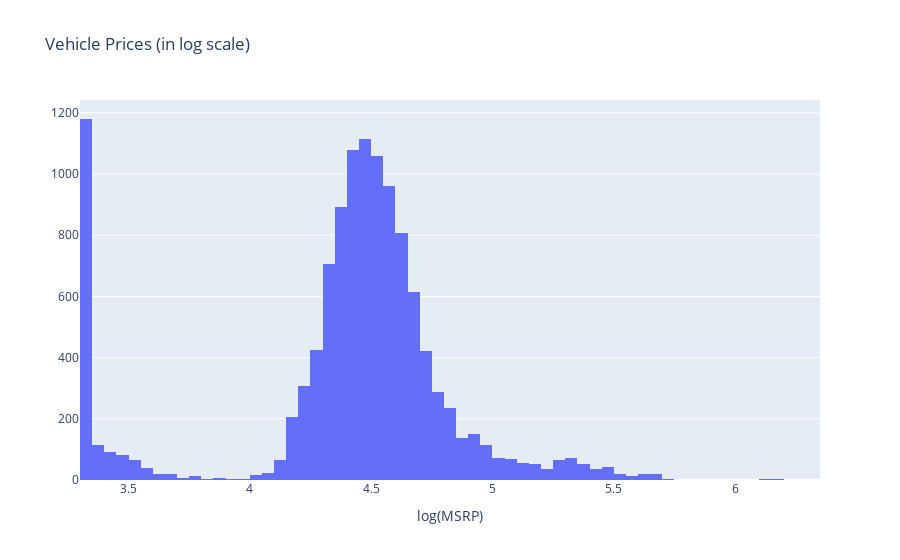

The notebook cell saved with this chart:
### Code cell
# Viewing things on log scale
log_val = df['msrp'].apply(np.log10)

# Plot the log values
data = [go.Histogram(x=log_val,
                    name='Vehicle')]
layout = go.Layout(title='Vehicle Prices (in log scale)', xaxis_title='log(MSRP)')

figure = go.Figure(data=data, layout=layout)
py.iplot(figure)

### Figure 1 — Plotly figure (JSON) as saved in the notebook; plotly's stock layout.template omitted (floating-point values rounded to 4 significant figures; data arrays with more than 128 entries replaced by an {"elided": "..."} marker saying what was removed)
{"data": [{"name": "Vehicle", "type": "histogram", "x": {"elided": "11914 float values"}}], "layout": {"title": {"text": "Vehicle Prices (in log scale)"}, "xaxis": {"title": {"text": "log(MSRP)"}}}}
